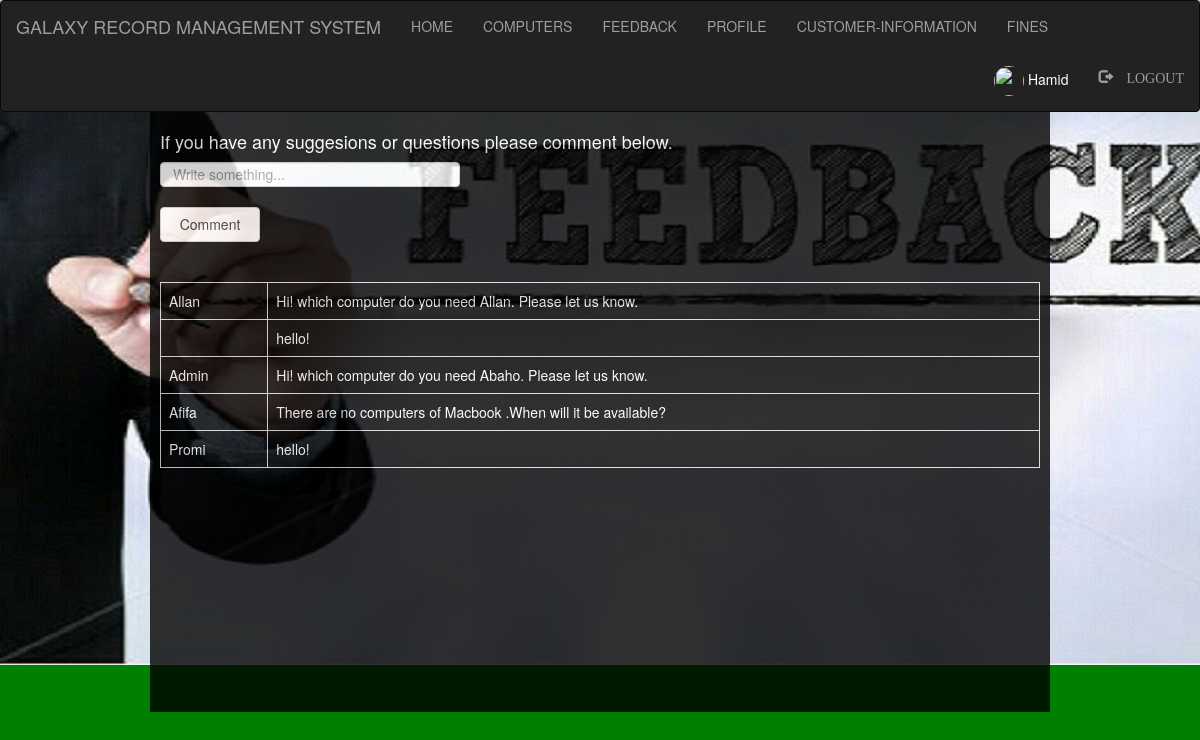
Page /Admin_/feedback.php (signed in) on the committed database.
### tables this page shows
CREATE TABLE IF NOT EXISTS `comments` (
  `id` int(50) NOT NULL AUTO_INCREMENT,
  `username` varchar(100) NOT NULL,
  `comment` varchar(500) NOT NULL,
  PRIMARY KEY (`id`)
);

### Admin_/feedback.php (the view, shortened to what this page needs)
<?php
  include "navbar.php";
  include "connection.php";
?>
<!DOCTYPE html>
<html>
<head>
    <link rel="stylesheet" href="https://maxcdn.bootstrapcdn.com/bootstrap/3.3.7/css/bootstrap.min.css">
</head>
<body>
	<div class="wrapper">
		<h4>If you have any suggesions or questions please comment below.</h4>
		<form style="" action="" method="post">
			<input class="form-control" type="text" name="comment" placeholder="Write something..."><br>
			<input class="btn btn-default" type="submit" name="submit" value="Comment" style="width: 100px; height: 35px;">
		</form>
<br><br>
	<div class="scroll">
		<?php
			if(isset($_POST['submit']))
			{
				$sql="INSERT INTO `comments` VALUES('', 'Admin', '$_POST[comment]');";
				if(mysqli_query($db,$sql))
				{
					$q="SELECT * FROM `comments` ORDER BY `comments`.`id` DESC";
					$res=mysqli_query($db,$q);
				echo "<table class='table table-bordered'>";
					while ($row=mysqli_fetch_assoc($res))
					{
						echo "<tr>";
							echo "<td>"; echo $row['username']; echo "</td>";
							echo "<td>"; echo $row['comment']; echo "</td>";
						echo "</tr>";
					}
				echo "</table>";
				}
			}
			else
			{
				$q="SELECT * FROM `comments` ORDER BY `comments`.`id` DESC";
					$res=mysqli_query($db,$q);
				echo "<table class='table table-bordered'>";
					while ($row=mysqli_fetch_assoc($res))
					{
						echo "<tr>";
							echo "<td>"; echo $row['username']; echo "</td>";
							echo "<td>"; echo $row['comment']; echo "</td>";
						echo "</tr>";
					}
				echo "</table>";
			}
		?>
	</div>
	</div>
</body>
</html>

### Admin_/navbar.php (shortened to what this page needs)
<!DOCTYPE html>
<html>
<head>
	  <link rel="stylesheet" type="text/css" href="style.css">
  	<link rel="stylesheet" href="bootstrap/css/bootstrap.min.css">
    <link rel="stylesheet" href="https://stackpath.bootstrapcdn.com/font-awesome/4.7.0/css/font-awesome.min.css">
</head>
<body style="background-color:green;">
	    <nav class="navbar navbar-inverse">
      <div class="container-fluid">
          <div class="navbar-header">
            <a class="navbar-brand active">GALAXY RECORD MANAGEMENT SYSTEM</a>
          </div>
          <ul class="nav navbar-nav">
            <li><a href="index.php">HOME</a></li>
            <li><a href="computers.php">COMPUTERS</a></li>
            <li><a href="feedback.php">FEEDBACK</a></li>
          </ul>
          <?php
            if(isset($_SESSION['login_user']))
            {?>
                <ul class="nav navbar-nav">
                  <li><a href="profile.php">PROFILE</a></li>
                  <li><a href="Customer.php">
                    CUSTOMER-INFORMATION
                  </a></li>
                  <li><a href="fine.php">FINES</a></li>
                </ul>
                <ul class="nav navbar-nav navbar-right">
                  <li><a href="profile.php">
                    <div style="color: white">
                      <?php
                        echo "<img class='img-circle profile_img' height=30 width=30 src='images/".$_SESSION['pic']."'>";
                        echo " ".$_SESSION['login_user'];
                      ?>
                    </div>
                  </a></li>
                  <li><a href="logout.php"><span class="glyphicon glyphicon-log-out"> LOGOUT</span></a></li>
                </ul>
                <?php
            }
          ?>
      </div>
    </nav>
</body>
</html>

### Admin_/style.css (style rules this page uses)
html, body, div, span, object, iframe, h1, h2, h3, h4, h5, h6, p, blockquote, pre, abbr, address, cite, code, del, dfn, em, img, ins, kbd, q, samp, small, strong, sub, sup, var, b, i, dl, dt, dd, ol, ul, li, fieldset, form, label, legend, table, caption, tbody, tfoot, thead, tr, th, td, article, aside, canvas, details, figcaption, figure, footer, header, hgroup, menu, nav, section, summary, time, mark, audio, video { margin:0; padding:0; border:0; outline:0; font-size:100%; vertical-align:baseline; background:transparent; }
body { line-height:1; }
article,aside,details,figcaption,figure, footer,header,hgroup,menu,nav,section { display:block; }
nav ul { list-style:none; }
a { margin:0; padding:0; font-size:100%; vertical-align:baseline; background:transparent; }
table { border-collapse:collapse; border-spacing:0; }
input, select { vertical-align:middle; }

### Admin_/feedback.php (style rules this page uses)
body { background-image: url("images/66.jpg"); background-repeat: no-repeat; }
.wrapper { padding: 10px; margin: -20px auto; width:900px; height: 600px; background-color: black; opacity: 0.8; color: white; }
.form-control { height: 70px; width: 60%; }
.scroll { width: 100%; height: 300px; overflow: auto; }

### rows in the picture
comments: username "Allan", comment "Hi! which computer do you need Allan. Please let us know."
comments: comment "hello!"
comments: username "Admin", comment "Hi! which computer do you need Abaho. Please let us know."
comments: username "Afifa", comment "There are no computers of Macbook .When will it be available?"
comments: username "Promi", comment "hello!"

### other values in the picture
$_SESSION['login_user'] "Hamid"
